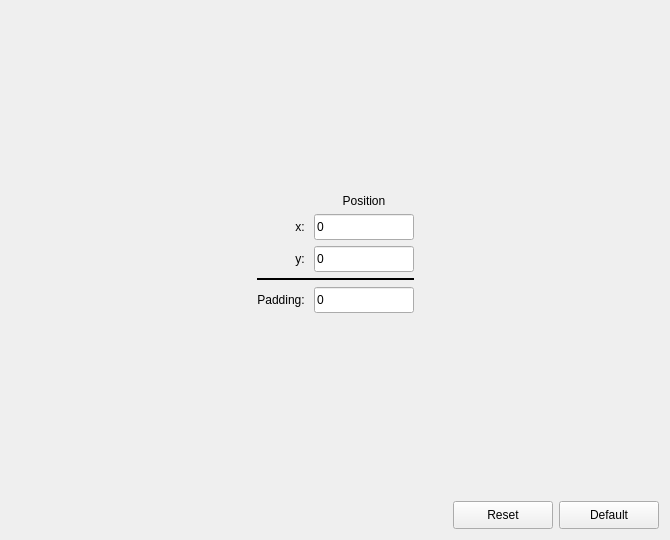
<?xml version="1.0" encoding="UTF-8"?>
<ui version="4.0">
 <class>CbedAreaFrame</class>
 <widget class="QWidget" name="CbedAreaFrame">
  <property name="geometry">
   <rect>
    <x>0</x>
    <y>0</y>
    <width>670</width>
    <height>540</height>
   </rect>
  </property>
  <property name="windowTitle">
   <string>Form</string>
  </property>
  <layout class="QGridLayout" name="gridLayout" rowstretch="1,0,0,0,0,0,1,0" columnstretch="1,0,0,1">
   <item row="6" column="2">
    <spacer name="verticalSpacer">
     <property name="orientation">
      <enum>Qt::Vertical</enum>
     </property>
     <property name="sizeHint" stdset="0">
      <size>
       <width>20</width>
       <height>10</height>
      </size>
     </property>
    </spacer>
   </item>
   <item row="3" column="2">
    <widget class="EditUnitsBox" name="edtPosY">
     <property name="minimumSize">
      <size>
       <width>100</width>
       <height>26</height>
      </size>
     </property>
     <property name="maximumSize">
      <size>
       <width>100</width>
       <height>16777215</height>
      </size>
     </property>
     <property name="text">
      <string>0</string>
     </property>
    </widget>
   </item>
   <item row="2" column="0">
    <spacer name="hSpacer">
     <property name="orientation">
      <enum>Qt::Horizontal</enum>
     </property>
     <property name="sizeHint" stdset="0">
      <size>
       <width>0</width>
       <height>20</height>
      </size>
     </property>
    </spacer>
   </item>
   <item row="1" column="2">
    <widget class="QLabel" name="label">
     <property name="text">
      <string>Position</string>
     </property>
     <property name="alignment">
      <set>Qt::AlignCenter</set>
     </property>
    </widget>
   </item>
   <item row="5" column="1">
    <widget class="QLabel" name="label_4">
     <property name="text">
      <string>Padding: </string>
     </property>
     <property name="alignment">
      <set>Qt::AlignRight|Qt::AlignTrailing|Qt::AlignVCenter</set>
     </property>
    </widget>
   </item>
   <item row="4" column="1" colspan="2">
    <widget class="Line" name="line">
     <property name="frameShadow">
      <enum>QFrame::Plain</enum>
     </property>
     <property name="lineWidth">
      <number>2</number>
     </property>
     <property name="orientation">
      <enum>Qt::Horizontal</enum>
     </property>
    </widget>
   </item>
   <item row="3" column="1">
    <widget class="QLabel" name="label_3">
     <property name="text">
      <string>y: </string>
     </property>
     <property name="alignment">
      <set>Qt::AlignRight|Qt::AlignTrailing|Qt::AlignVCenter</set>
     </property>
    </widget>
   </item>
   <item row="5" column="2">
    <widget class="EditUnitsBox" name="edtPadding">
     <property name="minimumSize">
      <size>
       <width>100</width>
       <height>26</height>
      </size>
     </property>
     <property name="maximumSize">
      <size>
       <width>100</width>
       <height>16777215</height>
      </size>
     </property>
     <property name="text">
      <string>0</string>
     </property>
    </widget>
   </item>
   <item row="2" column="2">
    <widget class="EditUnitsBox" name="edtPosX">
     <property name="minimumSize">
      <size>
       <width>100</width>
       <height>26</height>
      </size>
     </property>
     <property name="maximumSize">
      <size>
       <width>100</width>
       <height>16777215</height>
      </size>
     </property>
     <property name="text">
      <string>0</string>
     </property>
    </widget>
   </item>
   <item row="2" column="1">
    <widget class="QLabel" name="label_1">
     <property name="text">
      <string>x: </string>
     </property>
     <property name="alignment">
      <set>Qt::AlignRight|Qt::AlignTrailing|Qt::AlignVCenter</set>
     </property>
    </widget>
   </item>
   <item row="0" column="2">
    <spacer name="verticalSpacer_2">
     <property name="orientation">
      <enum>Qt::Vertical</enum>
     </property>
     <property name="sizeHint" stdset="0">
      <size>
       <width>20</width>
       <height>10</height>
      </size>
     </property>
    </spacer>
   </item>
   <item row="2" column="3">
    <spacer name="hSpacer_2">
     <property name="orientation">
      <enum>Qt::Horizontal</enum>
     </property>
     <property name="sizeHint" stdset="0">
      <size>
       <width>0</width>
       <height>20</height>
      </size>
     </property>
    </spacer>
   </item>
   <item row="7" column="0" colspan="4">
    <layout class="QHBoxLayout" name="horizontalLayout_3">
     <item>
      <spacer name="horizontalSpacer">
       <property name="orientation">
        <enum>Qt::Horizontal</enum>
       </property>
       <property name="sizeHint" stdset="0">
        <size>
         <width>40</width>
         <height>20</height>
        </size>
       </property>
      </spacer>
     </item>
     <item>
      <widget class="QPushButton" name="btnReset">
       <property name="sizePolicy">
        <sizepolicy hsizetype="Minimum" vsizetype="Fixed">
         <horstretch>0</horstretch>
         <verstretch>0</verstretch>
        </sizepolicy>
       </property>
       <property name="minimumSize">
        <size>
         <width>100</width>
         <height>28</height>
        </size>
       </property>
       <property name="text">
        <string>Reset</string>
       </property>
      </widget>
     </item>
     <item>
      <widget class="QPushButton" name="btnDefault">
       <property name="minimumSize">
        <size>
         <width>100</width>
         <height>28</height>
        </size>
       </property>
       <property name="text">
        <string>Default</string>
       </property>
      </widget>
     </item>
    </layout>
   </item>
  </layout>
 </widget>
 <customwidgets>
  <customwidget>
   <class>EditUnitsBox</class>
   <extends>QLineEdit</extends>
   <header>controls/editunitsbox.h</header>
  </customwidget>
 </customwidgets>
 <tabstops>
  <tabstop>edtPosX</tabstop>
  <tabstop>edtPosY</tabstop>
  <tabstop>edtPadding</tabstop>
  <tabstop>btnReset</tabstop>
  <tabstop>btnDefault</tabstop>
 </tabstops>
 <resources/>
 <connections/>
</ui>
